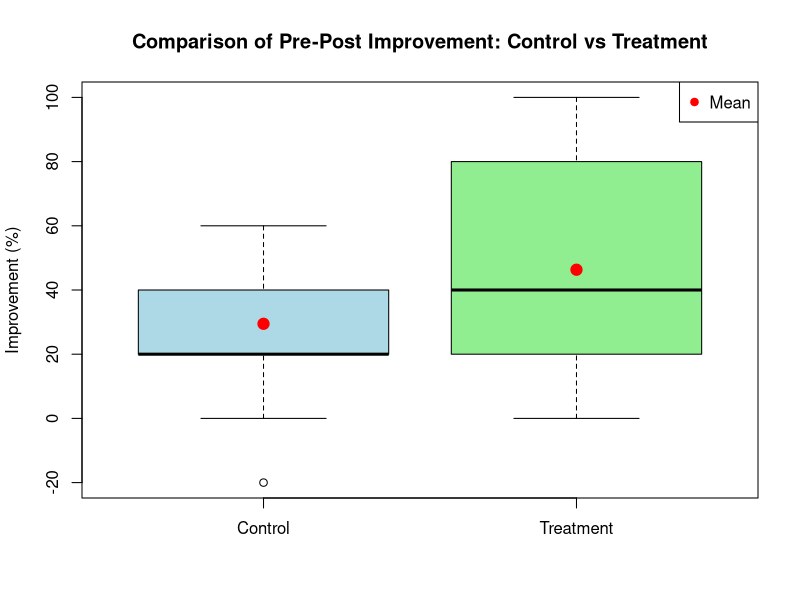
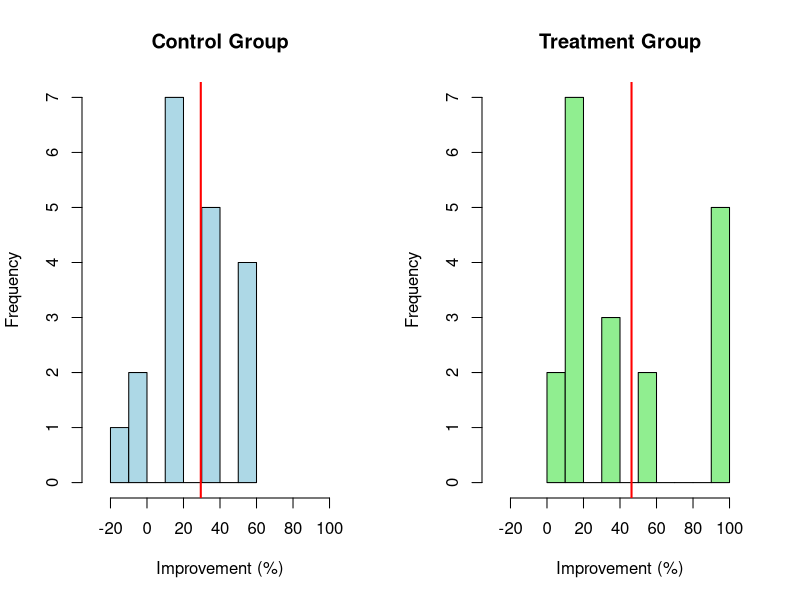

The R script that drew these images, in order:
# Statistical Analysis: Control vs Treatment Groups
# Comparing pre-post differences in correct answers

# Load required libraries
library(dplyr)
library(ggplot2)
library(car)  # For repeated measures ANOVA

# Read the data
control <- read.csv("control.csv", stringsAsFactors = FALSE)
treatment <- read.csv("treatment.csv", stringsAsFactors = FALSE)

# Clean the data - remove percentage signs and convert to numeric
clean_percentage <- function(x) {
  as.numeric(gsub("%", "", x))
}

# Extract differences column (remove last row if it's a summary)
control_diff <- clean_percentage(control$Differences[1:(nrow(control)-1)])
treatment_diff <- clean_percentage(treatment$Differences[1:nrow(treatment)])

# Also extract pre and post scores for more detailed analysis
control_pre <- clean_percentage(control$Correct.pre[1:(nrow(control)-1)])
control_post <- clean_percentage(control$Correct.post[1:(nrow(control)-1)])
treatment_pre <- clean_percentage(treatment$Correct.pre[1:nrow(treatment)])
treatment_post <- clean_percentage(treatment$Correct.post[1:nrow(treatment)])

# Create data frames for easier analysis
control_df <- data.frame(
  group = "Control",
  pre = control_pre,
  post = control_post,
  difference = control_diff
)

treatment_df <- data.frame(
  group = "Treatment",
  pre = treatment_pre,
  post = treatment_post,
  difference = treatment_diff
)

combined_df <- rbind(control_df, treatment_df)

# ============================================
# DESCRIPTIVE STATISTICS
# ============================================
cat("\n=== DESCRIPTIVE STATISTICS ===\n\n")

cat("CONTROL GROUP:\n")
cat(sprintf("  Sample size: %d\n", length(control_diff)))
cat(sprintf("  Mean difference: %.2f%%\n", mean(control_diff)))
cat(sprintf("  Median difference: %.2f%%\n", median(control_diff)))
cat(sprintf("  SD: %.2f%%\n", sd(control_diff)))
cat(sprintf("  Min: %.2f%%\n", min(control_diff)))
cat(sprintf("  Max: %.2f%%\n", max(control_diff)))
cat(sprintf("  Mean pre-score: %.2f%%\n", mean(control_pre)))
cat(sprintf("  Mean post-score: %.2f%%\n", mean(control_post)))

cat("\nTREATMENT GROUP:\n")
cat(sprintf("  Sample size: %d\n", length(treatment_diff)))
cat(sprintf("  Mean difference: %.2f%%\n", mean(treatment_diff)))
cat(sprintf("  Median difference: %.2f%%\n", median(treatment_diff)))
cat(sprintf("  SD: %.2f%%\n", sd(treatment_diff)))
cat(sprintf("  Min: %.2f%%\n", min(treatment_diff)))
cat(sprintf("  Max: %.2f%%\n", max(treatment_diff)))
cat(sprintf("  Mean pre-score: %.2f%%\n", mean(treatment_pre)))
cat(sprintf("  Mean post-score: %.2f%%\n", mean(treatment_post)))

# ============================================
# STATISTICAL TESTS
# ============================================
cat("\n=== STATISTICAL TESTS ===\n\n")

# Test for normality (Shapiro-Wilk test)
shapiro_control <- shapiro.test(control_diff)
shapiro_treatment <- shapiro.test(treatment_diff)

cat("NORMALITY TESTS (Shapiro-Wilk):\n")
cat(sprintf("  Control group: W = %.4f, p = %.4f\n", 
            shapiro_control$statistic, shapiro_control$p.value))
cat(sprintf("  Treatment group: W = %.4f, p = %.4f\n", 
            shapiro_treatment$statistic, shapiro_treatment$p.value))

if (shapiro_control$p.value < 0.05 || shapiro_treatment$p.value < 0.05) {
  cat("  -> Data may not be normally distributed\n")
} else {
  cat("  -> Data appears normally distributed\n")
}

# Test for equal variances (Levene's test via F-test)
var_test <- var.test(control_diff, treatment_diff)
cat(sprintf("\nEQUAL VARIANCES TEST (F-test):\n"))
cat(sprintf("  F = %.4f, p = %.4f\n", var_test$statistic, var_test$p.value))
if (var_test$p.value < 0.05) {
  cat("  -> Variances are significantly different (use Welch's t-test)\n")
} else {
  cat("  -> Variances are not significantly different\n")
}

# ============================================
# PAIRED T-TEST (within-group pre-post comparison)
# ============================================
cat("\n=== PAIRED T-TEST RESULTS (Pre vs Post within each group) ===\n\n")

# Paired t-test for Control group
paired_control <- t.test(control_post, control_pre, paired = TRUE)
paired_control_1t <- t.test(control_post, control_pre, paired = TRUE, alternative = "greater")

cat("CONTROL GROUP (Pre vs Post):\n")
cat("  Two-tailed paired t-test:\n")
cat(sprintf("    t = %.4f, df = %d, p = %.6f\n", 
            paired_control$statistic, paired_control$parameter, paired_control$p.value))
cat(sprintf("    Mean difference (Post - Pre): %.2f%%\n", 
            mean(control_post) - mean(control_pre)))
cat(sprintf("    95%% CI: [%.2f%%, %.2f%%]\n", 
            paired_control$conf.int[1], paired_control$conf.int[2]))
if (paired_control$p.value < 0.001) {
  cat("    -> HIGHLY SIGNIFICANT (p < 0.001) ***\n")
} else if (paired_control$p.value < 0.01) {
  cat("    -> VERY SIGNIFICANT (p < 0.01) **\n")
} else if (paired_control$p.value < 0.05) {
  cat("    -> SIGNIFICANT (p < 0.05) *\n")
} else {
  cat("    -> NOT SIGNIFICANT (p >= 0.05)\n")
}

cat("\n  One-tailed paired t-test (Post > Pre):\n")
cat(sprintf("    t = %.4f, df = %d, p = %.6f\n", 
            paired_control_1t$statistic, paired_control_1t$parameter, paired_control_1t$p.value))
cat(sprintf("    95%% CI: [%.2f%%, Inf]\n", 
            paired_control_1t$conf.int[1]))
if (paired_control_1t$p.value < 0.05) {
  cat("    -> SIGNIFICANT: Post significantly greater than Pre\n")
} else {
  cat("    -> NOT SIGNIFICANT: No significant improvement\n")
}

# Paired t-test for Treatment group
paired_treatment <- t.test(treatment_post, treatment_pre, paired = TRUE)
paired_treatment_1t <- t.test(treatment_post, treatment_pre, paired = TRUE, alternative = "greater")

cat("\nTREATMENT GROUP (Pre vs Post):\n")
cat("  Two-tailed paired t-test:\n")
cat(sprintf("    t = %.4f, df = %d, p = %.6f\n", 
            paired_treatment$statistic, paired_treatment$parameter, paired_treatment$p.value))
cat(sprintf("    Mean difference (Post - Pre): %.2f%%\n", 
            mean(treatment_post) - mean(treatment_pre)))
cat(sprintf("    95%% CI: [%.2f%%, %.2f%%]\n", 
            paired_treatment$conf.int[1], paired_treatment$conf.int[2]))
if (paired_treatment$p.value < 0.001) {
  cat("    -> HIGHLY SIGNIFICANT (p < 0.001) ***\n")
} else if (paired_treatment$p.value < 0.01) {
  cat("    -> VERY SIGNIFICANT (p < 0.01) **\n")
} else if (paired_treatment$p.value < 0.05) {
  cat("    -> SIGNIFICANT (p < 0.05) *\n")
} else {
  cat("    -> NOT SIGNIFICANT (p >= 0.05)\n")
}

cat("\n  One-tailed paired t-test (Post > Pre):\n")
cat(sprintf("    t = %.4f, df = %d, p = %.6f\n", 
            paired_treatment_1t$statistic, paired_treatment_1t$parameter, paired_treatment_1t$p.value))
cat(sprintf("    95%% CI: [%.2f%%, Inf]\n", 
            paired_treatment_1t$conf.int[1]))
if (paired_treatment_1t$p.value < 0.05) {
  cat("    -> SIGNIFICANT: Post significantly greater than Pre\n")
} else {
  cat("    -> NOT SIGNIFICANT: No significant improvement\n")
}

# ============================================
# BASELINE COMPARISON (Pre-study score difference)
# ============================================
cat("\n=== BASELINE COMPARISON (Pre-study scores) ===\n\n")
cat("Comparing Control vs Treatment groups at baseline (pre-study)\n\n")

# ============================================
# NORMALITY TESTS FOR PRE-STUDY SCORES
# ============================================
cat("=== NORMALITY TESTS FOR PRE-STUDY SCORES ===\n\n")

# Shapiro-Wilk test for normality
pre_shapiro_control <- shapiro.test(control_pre)
pre_shapiro_treatment <- shapiro.test(treatment_pre)

cat("SHAPIRO-WILK NORMALITY TEST:\n")
cat("  Control group:\n")
cat(sprintf("    W = %.4f, p = %.6f\n", 
            pre_shapiro_control$statistic, pre_shapiro_control$p.value))
if (pre_shapiro_control$p.value < 0.05) {
  cat("    -> NOT NORMALLY DISTRIBUTED (p < 0.05)\n")
} else {
  cat("    -> NORMALLY DISTRIBUTED (p >= 0.05)\n")
}

cat("\n  Treatment group:\n")
cat(sprintf("    W = %.4f, p = %.6f\n", 
            pre_shapiro_treatment$statistic, pre_shapiro_treatment$p.value))
if (pre_shapiro_treatment$p.value < 0.05) {
  cat("    -> NOT NORMALLY DISTRIBUTED (p < 0.05)\n")
} else {
  cat("    -> NORMALLY DISTRIBUTED (p >= 0.05)\n")
}

# Kolmogorov-Smirnov test (alternative normality test)
pre_ks_control <- ks.test(scale(control_pre), "pnorm")
pre_ks_treatment <- ks.test(scale(treatment_pre), "pnorm")

cat("\nKOLMOGOROV-SMIRNOV NORMALITY TEST:\n")
cat("  Control group:\n")
cat(sprintf("    D = %.4f, p = %.6f\n", 
            pre_ks_control$statistic, pre_ks_control$p.value))
if (pre_ks_control$p.value < 0.05) {
  cat("    -> NOT NORMALLY DISTRIBUTED (p < 0.05)\n")
} else {
  cat("    -> NORMALLY DISTRIBUTED (p >= 0.05)\n")
}

cat("\n  Treatment group:\n")
cat(sprintf("    D = %.4f, p = %.6f\n", 
            pre_ks_treatment$statistic, pre_ks_treatment$p.value))
if (pre_ks_treatment$p.value < 0.05) {
  cat("    -> NOT NORMALLY DISTRIBUTED (p < 0.05)\n")
} else {
  cat("    -> NORMALLY DISTRIBUTED (p >= 0.05)\n")
}

# Summary
cat("\nSUMMARY:\n")
if (pre_shapiro_control$p.value < 0.05 || pre_shapiro_treatment$p.value < 0.05) {
  cat("  -> Data may not be normally distributed\n")
  cat("  -> Consider using non-parametric tests (Wilcoxon) or robust methods\n")
} else {
  cat("  -> Data appears to be normally distributed\n")
  cat("  -> Parametric tests (t-test, ANOVA) are appropriate\n")
}

cat("\n=== STATISTICAL TESTS FOR PRE-STUDY SCORE DIFFERENCE ===\n\n")

# Independent samples t-test (Student's t-test, equal variances assumed)
pre_student_test <- t.test(control_pre, treatment_pre, var.equal = TRUE)

cat("INDEPENDENT SAMPLES T-TEST (Student's t-test, equal variances assumed):\n")
cat(sprintf("  Control group mean: %.2f%% (SD = %.2f%%)\n", 
            mean(control_pre), sd(control_pre)))
cat(sprintf("  Treatment group mean: %.2f%% (SD = %.2f%%)\n", 
            mean(treatment_pre), sd(treatment_pre)))
cat(sprintf("  Mean difference (Treatment - Control): %.2f%%\n", 
            mean(treatment_pre) - mean(control_pre)))
cat(sprintf("  t = %.4f, df = %d, p = %.6f\n", 
            pre_student_test$statistic, pre_student_test$parameter, pre_student_test$p.value))
cat(sprintf("  95%% CI: [%.2f%%, %.2f%%]\n", 
            pre_student_test$conf.int[1], pre_student_test$conf.int[2]))

if (pre_student_test$p.value < 0.001) {
  cat("  -> HIGHLY SIGNIFICANT (p < 0.001) ***\n")
} else if (pre_student_test$p.value < 0.01) {
  cat("  -> VERY SIGNIFICANT (p < 0.01) **\n")
} else if (pre_student_test$p.value < 0.05) {
  cat("  -> SIGNIFICANT (p < 0.05) *\n")
} else {
  cat("  -> NOT SIGNIFICANT (p >= 0.05)\n")
}

# Welch's t-test for pre-study scores (unequal variances)
pre_welch_test <- t.test(control_pre, treatment_pre, var.equal = FALSE)

cat("\nWELCH'S T-TEST (unequal variances assumed):\n")
cat(sprintf("  Control group mean: %.2f%% (SD = %.2f%%)\n", 
            mean(control_pre), sd(control_pre)))
cat(sprintf("  Treatment group mean: %.2f%% (SD = %.2f%%)\n", 
            mean(treatment_pre), sd(treatment_pre)))
cat(sprintf("  Mean difference (Treatment - Control): %.2f%%\n", 
            mean(treatment_pre) - mean(control_pre)))
cat(sprintf("  t = %.4f, df = %.2f, p = %.6f\n", 
            pre_welch_test$statistic, pre_welch_test$parameter, pre_welch_test$p.value))
cat(sprintf("  95%% CI: [%.2f%%, %.2f%%]\n", 
            pre_welch_test$conf.int[1], pre_welch_test$conf.int[2]))

if (pre_welch_test$p.value < 0.001) {
  cat("  -> HIGHLY SIGNIFICANT (p < 0.001) ***\n")
} else if (pre_welch_test$p.value < 0.01) {
  cat("  -> VERY SIGNIFICANT (p < 0.01) **\n")
} else if (pre_welch_test$p.value < 0.05) {
  cat("  -> SIGNIFICANT (p < 0.05) *\n")
} else {
  cat("  -> NOT SIGNIFICANT (p >= 0.05)\n")
}

# Wilcoxon rank-sum test (Mann-Whitney U test) for pre-study scores
pre_wilcoxon_test <- wilcox.test(control_pre, treatment_pre, exact = FALSE, conf.int = TRUE)

cat("\nWILCOXON RANK-SUM TEST / MANN-WHITNEY U TEST (non-parametric):\n")
cat(sprintf("  Control group median: %.2f%%\n", median(control_pre)))
cat(sprintf("  Treatment group median: %.2f%%\n", median(treatment_pre)))
cat(sprintf("  Median difference (Treatment - Control): %.2f%%\n", 
            median(treatment_pre) - median(control_pre)))
cat(sprintf("  W statistic = %.2f\n", pre_wilcoxon_test$statistic))
cat(sprintf("  p-value = %.6f\n", pre_wilcoxon_test$p.value))
if (!is.null(pre_wilcoxon_test$conf.int)) {
  cat(sprintf("  95%% CI for location shift: [%.2f%%, %.2f%%]\n", 
              pre_wilcoxon_test$conf.int[1], pre_wilcoxon_test$conf.int[2]))
}

if (pre_wilcoxon_test$p.value < 0.001) {
  cat("  -> HIGHLY SIGNIFICANT (p < 0.001) ***\n")
} else if (pre_wilcoxon_test$p.value < 0.01) {
  cat("  -> VERY SIGNIFICANT (p < 0.01) **\n")
} else if (pre_wilcoxon_test$p.value < 0.05) {
  cat("  -> SIGNIFICANT (p < 0.05) *\n")
} else {
  cat("  -> NOT SIGNIFICANT (p >= 0.05)\n")
}
cat("  Note: Using normal approximation due to ties in data\n")

# One-way ANOVA for pre-study scores
pre_anova_data <- data.frame(
  Group = factor(c(rep("Control", length(control_pre)), rep("Treatment", length(treatment_pre)))),
  Pre = c(control_pre, treatment_pre)
)

pre_anova_model <- aov(Pre ~ Group, data = pre_anova_data)
pre_anova_summary <- summary(pre_anova_model)

cat("\nONE-WAY ANOVA:\n")
cat(sprintf("  Control group mean: %.2f%% (SD = %.2f%%)\n", 
            mean(control_pre), sd(control_pre)))
cat(sprintf("  Treatment group mean: %.2f%% (SD = %.2f%%)\n", 
            mean(treatment_pre), sd(treatment_pre)))
cat(sprintf("  Mean difference (Treatment - Control): %.2f%%\n", 
            mean(treatment_pre) - mean(control_pre)))

pre_anova_p <- pre_anova_summary[[1]][["Group", "Pr(>F)"]]
cat(sprintf("  F(%d, %d) = %.4f, p = %.6f\n",
            pre_anova_summary[[1]][["Group", "Df"]],
            pre_anova_summary[[1]][["Residuals", "Df"]],
            pre_anova_summary[[1]][["Group", "F value"]],
            pre_anova_p))
if (pre_anova_p < 0.001) {
  cat("  -> HIGHLY SIGNIFICANT (p < 0.001) ***\n")
} else if (pre_anova_p < 0.01) {
  cat("  -> VERY SIGNIFICANT (p < 0.01) **\n")
} else if (pre_anova_p < 0.05) {
  cat("  -> SIGNIFICANT (p < 0.05) *\n")
} else {
  cat("  -> NOT SIGNIFICANT (p >= 0.05)\n")
}

# Calculate eta-squared for ANOVA
pre_ss_group <- pre_anova_summary[[1]][["Group", "Sum Sq"]]
pre_ss_total <- sum(pre_anova_summary[[1]][["Sum Sq"]])
pre_eta_squared <- pre_ss_group / pre_ss_total

cat("\n  Effect size (Eta-squared):\n")
cat(sprintf("    η² = %.4f\n", pre_eta_squared))
if (pre_eta_squared < 0.01) {
  cat("    -> Negligible effect\n")
} else if (pre_eta_squared < 0.06) {
  cat("    -> Small effect\n")
} else if (pre_eta_squared < 0.14) {
  cat("    -> Medium effect\n")
} else {
  cat("    -> Large effect\n")
}

cat("\n  Note: For two groups, ANOVA is equivalent to Student's t-test\n")

# Test for equal variances
pre_var_test <- var.test(control_pre, treatment_pre)
cat("\n  Variance test (F-test):\n")
cat(sprintf("    F = %.4f, p = %.6f\n", pre_var_test$statistic, pre_var_test$p.value))
if (pre_var_test$p.value < 0.05) {
  cat("    -> Variances are significantly different (Welch's t-test appropriate)\n")
} else {
  cat("    -> Variances are not significantly different\n")
}

# Effect size for pre-study difference
pre_pooled_sd <- sqrt(((length(control_pre) - 1) * var(control_pre) + 
                       (length(treatment_pre) - 1) * var(treatment_pre)) / 
                      (length(control_pre) + length(treatment_pre) - 2))
pre_cohens_d <- (mean(treatment_pre) - mean(control_pre)) / pre_pooled_sd

cat("\n  Effect size (Cohen's d):\n")
cat(sprintf("    d = %.4f\n", pre_cohens_d))
if (abs(pre_cohens_d) < 0.2) {
  cat("    -> Negligible effect\n")
} else if (abs(pre_cohens_d) < 0.5) {
  cat("    -> Small effect\n")
} else if (abs(pre_cohens_d) < 0.8) {
  cat("    -> Medium effect\n")
} else {
  cat("    -> Large effect\n")
}

# ============================================
# INDEPENDENT SAMPLES T-TEST (between-group comparison)
# ============================================
# Independent samples t-test (parametric)
# Student's t-test (equal variances assumed)
t_test_student_2t <- t.test(control_diff, treatment_diff, var.equal = TRUE)
t_test_student_1t <- t.test(control_diff, treatment_diff, var.equal = TRUE, alternative = "less")
t_test_welch <- t.test(control_diff, treatment_diff, var.equal = FALSE)

cat("\n=== INDEPENDENT SAMPLES T-TEST RESULTS (Between-group comparison) ===\n")
cat("\n1. STUDENT'S T-TEST (equal variances assumed, two-tailed):\n")
cat(sprintf("   t = %.4f, df = %d, p = %.6f\n", 
            t_test_student_2t$statistic, t_test_student_2t$parameter, t_test_student_2t$p.value))
cat(sprintf("   95%% CI: [%.2f%%, %.2f%%]\n", 
            t_test_student_2t$conf.int[1], t_test_student_2t$conf.int[2]))
if (t_test_student_2t$p.value < 0.05) {
  cat("   -> SIGNIFICANT (p < 0.05) *\n")
} else {
  cat("   -> NOT SIGNIFICANT (p >= 0.05)\n")
}

cat("\n2. STUDENT'S T-TEST (equal variances assumed, one-tailed, Treatment > Control):\n")
cat(sprintf("   t = %.4f, df = %d, p = %.6f\n", 
            t_test_student_1t$statistic, t_test_student_1t$parameter, t_test_student_1t$p.value))
cat(sprintf("   95%% CI: [-Inf, %.2f%%]\n", 
            t_test_student_1t$conf.int[2]))
if (t_test_student_1t$p.value < 0.05) {
  cat("   -> SIGNIFICANT (p < 0.05) *\n")
} else {
  cat("   -> NOT SIGNIFICANT (p >= 0.05)\n")
}

cat("\n3. WELCH'S T-TEST (unequal variances, two-tailed):\n")
cat(sprintf("   t = %.4f, df = %.2f, p = %.6f\n", 
            t_test_welch$statistic, t_test_welch$parameter, t_test_welch$p.value))
cat(sprintf("   95%% CI: [%.2f%%, %.2f%%]\n", 
            t_test_welch$conf.int[1], t_test_welch$conf.int[2]))
if (t_test_welch$p.value < 0.05) {
  cat("   -> SIGNIFICANT (p < 0.05) *\n")
} else {
  cat("   -> NOT SIGNIFICANT (p >= 0.05)\n")
}

# Mann-Whitney U test / Wilcoxon rank-sum test (non-parametric)
# Use exact=FALSE to handle ties and get approximate p-value
mw_test <- wilcox.test(control_diff, treatment_diff, exact = FALSE, conf.int = TRUE)

cat("\nWILCOXON RANK-SUM TEST / MANN-WHITNEY U TEST (non-parametric, two-tailed):\n")
cat(sprintf("  W statistic = %.2f\n", mw_test$statistic))
cat(sprintf("  p-value = %.6f\n", mw_test$p.value))
if (!is.null(mw_test$conf.int)) {
  cat(sprintf("  95%% CI for location shift: [%.2f%%, %.2f%%]\n", 
              mw_test$conf.int[1], mw_test$conf.int[2]))
}
cat("  Note: Using normal approximation due to ties in data\n")

# One-tailed Wilcoxon test (testing if treatment > control)
mw_test_onetail <- wilcox.test(control_diff, treatment_diff, exact = FALSE, 
                                alternative = "less", conf.int = TRUE)

cat("\nWILCOXON RANK-SUM TEST (one-tailed, testing Treatment > Control):\n")
cat(sprintf("  W statistic = %.2f\n", mw_test_onetail$statistic))
cat(sprintf("  p-value (one-tailed) = %.6f\n", mw_test_onetail$p.value))
if (!is.null(mw_test_onetail$conf.int)) {
  cat(sprintf("  95%% CI for location shift: [%.2f%%, Inf]\n", 
              mw_test_onetail$conf.int[1]))
}
if (mw_test_onetail$p.value < 0.05) {
  cat("  -> SIGNIFICANT: Treatment group shows significantly greater improvement\n")
} else {
  cat("  -> NOT SIGNIFICANT: No significant evidence that treatment > control\n")
}
cat("  Note: One-tailed test is more powerful for directional hypotheses\n")

# Effect size (Cohen's d)
cohens_d <- function(x, y) {
  mean_diff <- mean(x) - mean(y)
  pooled_sd <- sqrt(((length(x) - 1) * var(x) + (length(y) - 1) * var(y)) / 
                     (length(x) + length(y) - 2))
  return(mean_diff / pooled_sd)
}

effect_size <- cohens_d(treatment_diff, control_diff)
cat("\nEFFECT SIZE (Cohen's d):\n")
cat(sprintf("  d = %.4f\n", effect_size))
if (abs(effect_size) < 0.2) {
  cat("  -> Negligible effect\n")
} else if (abs(effect_size) < 0.5) {
  cat("  -> Small effect\n")
} else if (abs(effect_size) < 0.8) {
  cat("  -> Medium effect\n")
} else {
  cat("  -> Large effect\n")
}

# ============================================
# ANOVA ANALYSIS
# ============================================
cat("\n=== ANOVA ANALYSIS ===\n\n")

# Prepare data for repeated measures ANOVA
# Create long format data
n_control <- length(control_pre)
n_treatment <- length(treatment_pre)

anova_data <- data.frame(
  Subject = c(1:n_control, 1:n_treatment, 1:n_control, 1:n_treatment),
  Group = factor(c(rep("Control", n_control), rep("Treatment", n_treatment),
                   rep("Control", n_control), rep("Treatment", n_treatment))),
  Time = factor(c(rep("Pre", n_control + n_treatment), 
                  rep("Post", n_control + n_treatment))),
  Score = c(control_pre, treatment_pre, control_post, treatment_post)
)

# Mixed-design ANOVA (between-subjects: Group, within-subjects: Time)
cat("MIXED-DESIGN ANOVA (Group × Time):\n")
cat("  Between-subjects factor: Group (Control vs Treatment)\n")
cat("  Within-subjects factor: Time (Pre vs Post)\n\n")

# Fit the ANOVA model
aov_model <- aov(Score ~ Group * Time + Error(Subject/Time), data = anova_data)
aov_summary <- summary(aov_model)

# Extract results
cat("ANOVA Results:\n")

# Print full summary for debugging
# cat("\nFull ANOVA Summary:\n")
# print(aov_summary)

# Main effect of Group
if ("Error: Subject" %in% names(aov_summary)) {
  group_effect <- aov_summary[["Error: Subject"]][[1]]
  if ("Group" %in% rownames(group_effect)) {
    cat("\n  Main Effect of Group:\n")
    cat(sprintf("    F(%d, %d) = %.4f, p = %.6f\n",
                group_effect["Group", "Df"],
                group_effect["Residuals", "Df"],
                group_effect["Group", "F value"],
                group_effect["Group", "Pr(>F)"]))
    if (group_effect["Group", "Pr(>F)"] < 0.05) {
      cat("    -> SIGNIFICANT: Groups differ significantly\n")
    } else {
      cat("    -> NOT SIGNIFICANT: No significant difference between groups\n")
    }
  } else {
    cat("\n  Main Effect of Group: Not available in this model structure\n")
  }
}

# Main effect of Time and Group × Time interaction
if ("Error: Subject:Time" %in% names(aov_summary)) {
  time_effects <- aov_summary[["Error: Subject:Time"]][[1]]
  
  if ("Time" %in% rownames(time_effects)) {
    p_time_val <- time_effects["Time", "Pr(>F)"]
    if (length(p_time_val) > 0 && !is.na(p_time_val) && is.numeric(p_time_val)) {
      cat("\n  Main Effect of Time:\n")
      cat(sprintf("    F(%d, %d) = %.4f, p = %.6f\n",
                  time_effects["Time", "Df"],
                  time_effects["Residuals", "Df"],
                  time_effects["Time", "F value"],
                  p_time_val))
      if (p_time_val < 0.05) {
        cat("    -> SIGNIFICANT: Significant change from pre to post\n")
      } else {
        cat("    -> NOT SIGNIFICANT: No significant change from pre to post\n")
      }
    }
  }
  
  if ("Group:Time" %in% rownames(time_effects)) {
    p_interaction_val <- time_effects["Group:Time", "Pr(>F)"]
    if (length(p_interaction_val) > 0 && !is.na(p_interaction_val) && is.numeric(p_interaction_val)) {
      cat("\n  Group × Time Interaction:\n")
      cat(sprintf("    F(%d, %d) = %.4f, p = %.6f\n",
                  time_effects["Group:Time", "Df"],
                  time_effects["Residuals", "Df"],
                  time_effects["Group:Time", "F value"],
                  p_interaction_val))
      
      if (p_interaction_val < 0.05) {
        cat("    -> SIGNIFICANT INTERACTION: The effect of time differs between groups\n")
      } else {
        cat("    -> No significant interaction: Time effect is similar across groups\n")
      }
    }
  }
} else {
  cat("\n  Note: Mixed-design ANOVA structure may differ. Using simpler one-way ANOVA instead.\n")
}

# One-way ANOVA on improvement scores (simpler alternative)
cat("\n\nONE-WAY ANOVA (on Improvement scores):\n")
cat("  Comparing improvement between Control and Treatment groups\n\n")

anova_improvement <- aov(difference ~ group, data = combined_df)
anova_improvement_summary <- summary(anova_improvement)

cat("ANOVA Results:\n")
cat(sprintf("  F(%d, %d) = %.4f, p = %.6f\n",
            anova_improvement_summary[[1]][["group", "Df"]],
            anova_improvement_summary[[1]][["Residuals", "Df"]],
            anova_improvement_summary[[1]][["group", "F value"]],
            anova_improvement_summary[[1]][["group", "Pr(>F)"]]))

p_anova <- anova_improvement_summary[[1]][["group", "Pr(>F)"]]
if (p_anova < 0.001) {
  cat("  -> HIGHLY SIGNIFICANT (p < 0.001) ***\n")
} else if (p_anova < 0.01) {
  cat("  -> VERY SIGNIFICANT (p < 0.01) **\n")
} else if (p_anova < 0.05) {
  cat("  -> SIGNIFICANT (p < 0.05) *\n")
} else {
  cat("  -> NOT SIGNIFICANT (p >= 0.05)\n")
}

# Calculate eta-squared (effect size for ANOVA)
ss_group <- anova_improvement_summary[[1]][["group", "Sum Sq"]]
ss_total <- sum(anova_improvement_summary[[1]][["Sum Sq"]])
eta_squared <- ss_group / ss_total

cat("\n  Effect Size (Eta-squared):\n")
cat(sprintf("    η² = %.4f\n", eta_squared))
if (eta_squared < 0.01) {
  cat("    -> Negligible effect\n")
} else if (eta_squared < 0.06) {
  cat("    -> Small effect\n")
} else if (eta_squared < 0.14) {
  cat("    -> Medium effect\n")
} else {
  cat("    -> Large effect\n")
}

# ============================================
# ANCOVA ANALYSIS (Analysis of Covariance)
# ============================================
cat("\n=== ANCOVA ANALYSIS ===\n\n")
cat("ANCOVA: Post-score ~ Group + Pre-score (covariate)\n\n")

# Prepare data for ANCOVA
ancova_data <- data.frame(
  Group = factor(c(rep("Control", length(control_pre)), rep("Treatment", length(treatment_pre)))),
  Pre = c(control_pre, treatment_pre),
  Post = c(control_post, treatment_post)
)

# Fit ANCOVA model
ancova_model <- lm(Post ~ Pre + Group, data = ancova_data)
ancova_summary <- summary(ancova_model)
ancova_anova <- Anova(ancova_model, type = "II")

cat("ANCOVA Results:\n")
cat(sprintf("  Group effect: F(%d, %d) = %.4f, p = %.6f\n",
            ancova_anova["Group", "Df"],
            ancova_anova["Residuals", "Df"],
            ancova_anova["Group", "F"],
            ancova_anova["Group", "Pr(>F)"]))
cat(sprintf("  Pre-score (covariate): F(%d, %d) = %.4f, p = %.6f\n",
            ancova_anova["Pre", "Df"],
            ancova_anova["Residuals", "Df"],
            ancova_anova["Pre", "F"],
            ancova_anova["Pre", "Pr(>F)"]))

p_ancova <- ancova_anova["Group", "Pr(>F)"]
if (p_ancova < 0.001) {
  cat("  -> HIGHLY SIGNIFICANT (p < 0.001) ***\n")
} else if (p_ancova < 0.01) {
  cat("  -> VERY SIGNIFICANT (p < 0.01) **\n")
} else if (p_ancova < 0.05) {
  cat("  -> SIGNIFICANT (p < 0.05) *\n")
} else {
  cat("  -> NOT SIGNIFICANT (p >= 0.05)\n")
}

# Calculate adjusted means (LS means)
# Using the model to predict at grand mean of Pre
grand_mean_pre <- mean(c(control_pre, treatment_pre))
ancova_coef <- coef(ancova_model)

# Adjusted means
control_adj_mean <- ancova_coef["(Intercept)"] + ancova_coef["Pre"] * grand_mean_pre
treatment_adj_mean <- ancova_coef["(Intercept)"] + ancova_coef["GroupTreatment"] + 
                       ancova_coef["Pre"] * grand_mean_pre

# Calculate adjusted CI using model SE
# Get standard errors for predictions
pred_control <- predict(ancova_model, 
                       newdata = data.frame(Group = "Control", Pre = grand_mean_pre),
                       se.fit = TRUE, interval = "confidence")
pred_treatment <- predict(ancova_model,
                         newdata = data.frame(Group = "Treatment", Pre = grand_mean_pre),
                         se.fit = TRUE, interval = "confidence")

control_adj_ci_lower <- pred_control$fit[1, "lwr"]
control_adj_ci_upper <- pred_control$fit[1, "upr"]
treatment_adj_ci_lower <- pred_treatment$fit[1, "lwr"]
treatment_adj_ci_upper <- pred_treatment$fit[1, "upr"]

cat("\n  Adjusted Means (LS means at grand mean of Pre = ", sprintf("%.2f%%", grand_mean_pre), "):\n")
cat(sprintf("    Control: %.2f%% (95%% CI: [%.2f%%, %.2f%%])\n",
            control_adj_mean, control_adj_ci_lower, control_adj_ci_upper))
cat(sprintf("    Treatment: %.2f%% (95%% CI: [%.2f%%, %.2f%%])\n",
            treatment_adj_mean, treatment_adj_ci_lower, treatment_adj_ci_upper))
cat(sprintf("    Difference (adjusted): %.2f%%\n", treatment_adj_mean - control_adj_mean))

# Calculate adjusted improvement (Post - Pre adjusted)
control_adj_improvement <- control_adj_mean - grand_mean_pre
treatment_adj_improvement <- treatment_adj_mean - grand_mean_pre

cat("\n  Adjusted Improvement (Post - Pre at grand mean):\n")
cat(sprintf("    Control: %.2f%%\n", control_adj_improvement))
cat(sprintf("    Treatment: %.2f%%\n", treatment_adj_improvement))
cat(sprintf("    Difference: %.2f%%\n", treatment_adj_improvement - control_adj_improvement))

# Store adjusted values for use in visualization
ancova_adjusted_means <- list(
  control_pre = grand_mean_pre,
  control_post = control_adj_mean,
  control_improvement = control_adj_improvement,
  treatment_pre = grand_mean_pre,
  treatment_post = treatment_adj_mean,
  treatment_improvement = treatment_adj_improvement,
  control_post_ci_lower = control_adj_ci_lower,
  control_post_ci_upper = control_adj_ci_upper,
  treatment_post_ci_lower = treatment_adj_ci_lower,
  treatment_post_ci_upper = treatment_adj_ci_upper,
  control_improvement_ci_lower = control_adj_ci_lower - grand_mean_pre,
  control_improvement_ci_upper = control_adj_ci_upper - grand_mean_pre,
  treatment_improvement_ci_lower = treatment_adj_ci_lower - grand_mean_pre,
  treatment_improvement_ci_upper = treatment_adj_ci_upper - grand_mean_pre
)

# Save ANCOVA results for visualization script
save(ancova_adjusted_means, p_ancova, file = "ancova_results.RData")

# ============================================
# SUMMARY AND INTERPRETATION
# ============================================
cat("\n=== SUMMARY ===\n\n")
cat(sprintf("Mean difference in improvement:\n"))
cat(sprintf("  Control: %.2f%%\n", mean(control_diff)))
cat(sprintf("  Treatment: %.2f%%\n", mean(treatment_diff)))
cat(sprintf("  Difference: %.2f%%\n", mean(treatment_diff) - mean(control_diff)))

cat("\nSTATISTICAL SIGNIFICANCE:\n\n")
cat("Within-group comparisons (Paired t-tests):\n")
cat(sprintf("  Control group (Pre vs Post, two-tailed): p = %.6f\n", paired_control$p.value))
cat(sprintf("  Control group (Pre vs Post, one-tailed): p = %.6f\n", paired_control_1t$p.value))
cat(sprintf("  Treatment group (Pre vs Post, two-tailed): p = %.6f\n", paired_treatment$p.value))
cat(sprintf("  Treatment group (Pre vs Post, one-tailed): p = %.6f\n", paired_treatment_1t$p.value))

cat("\nBetween-group comparisons:\n")
# Collect all p-values
p_value_student_2t <- t_test_student_2t$p.value
p_value_student_1t <- t_test_student_1t$p.value
p_value_t <- t_test_welch$p.value
p_value_w <- mw_test$p.value
p_value_w_onetail <- mw_test_onetail$p.value
cat(sprintf("    p-value (Student's t-test, two-tailed): %.6f\n", p_value_student_2t))
cat(sprintf("    p-value (Student's t-test, one-tailed): %.6f\n", p_value_student_1t))
cat(sprintf("    p-value (Welch's t-test, two-tailed): %.6f\n", p_value_t))
cat(sprintf("    p-value (Wilcoxon rank-sum test, two-tailed): %.6f\n", p_value_w))
cat(sprintf("    p-value (Wilcoxon rank-sum test, one-tailed): %.6f\n", p_value_w_onetail))
cat(sprintf("    p-value (One-way ANOVA): %.6f\n", p_anova))
cat(sprintf("    p-value (ANCOVA): %.6f\n", p_ancova))

cat("\n  Paired t-test interpretation (within-group):\n")
cat("    Control group (Pre vs Post, two-tailed):\n")
cat(sprintf("      p = %.6f", paired_control$p.value))
if (paired_control$p.value < 0.001) {
  cat(" -> HIGHLY SIGNIFICANT (p < 0.001) ***\n")
} else if (paired_control$p.value < 0.01) {
  cat(" -> VERY SIGNIFICANT (p < 0.01) **\n")
} else if (paired_control$p.value < 0.05) {
  cat(" -> SIGNIFICANT (p < 0.05) *\n")
} else {
  cat(" -> NOT SIGNIFICANT (p >= 0.05)\n")
}

cat("    Control group (Pre vs Post, one-tailed):\n")
cat(sprintf("      p = %.6f", paired_control_1t$p.value))
if (paired_control_1t$p.value < 0.001) {
  cat(" -> HIGHLY SIGNIFICANT (p < 0.001) ***\n")
} else if (paired_control_1t$p.value < 0.01) {
  cat(" -> VERY SIGNIFICANT (p < 0.01) **\n")
} else if (paired_control_1t$p.value < 0.05) {
  cat(" -> SIGNIFICANT (p < 0.05) *\n")
} else {
  cat(" -> NOT SIGNIFICANT (p >= 0.05)\n")
}

cat("    Treatment group (Pre vs Post, two-tailed):\n")
cat(sprintf("      p = %.6f", paired_treatment$p.value))
if (paired_treatment$p.value < 0.001) {
  cat(" -> HIGHLY SIGNIFICANT (p < 0.001) ***\n")
} else if (paired_treatment$p.value < 0.01) {
  cat(" -> VERY SIGNIFICANT (p < 0.01) **\n")
} else if (paired_treatment$p.value < 0.05) {
  cat(" -> SIGNIFICANT (p < 0.05) *\n")
} else {
  cat(" -> NOT SIGNIFICANT (p >= 0.05)\n")
}

cat("    Treatment group (Pre vs Post, one-tailed):\n")
cat(sprintf("      p = %.6f", paired_treatment_1t$p.value))
if (paired_treatment_1t$p.value < 0.001) {
  cat(" -> HIGHLY SIGNIFICANT (p < 0.001) ***\n")
} else if (paired_treatment_1t$p.value < 0.01) {
  cat(" -> VERY SIGNIFICANT (p < 0.01) **\n")
} else if (paired_treatment_1t$p.value < 0.05) {
  cat(" -> SIGNIFICANT (p < 0.05) *\n")
} else {
  cat(" -> NOT SIGNIFICANT (p >= 0.05)\n")
}

cat("\n  Student's t-test (two-tailed) interpretation:\n")
if (p_value_student_2t < 0.001) {
  cat("    -> HIGHLY SIGNIFICANT (p < 0.001) ***\n")
} else if (p_value_student_2t < 0.01) {
  cat("    -> VERY SIGNIFICANT (p < 0.01) **\n")
} else if (p_value_student_2t < 0.05) {
  cat("    -> SIGNIFICANT (p < 0.05) *\n")
} else {
  cat("    -> NOT SIGNIFICANT (p >= 0.05)\n")
}

cat("\n  Student's t-test (one-tailed, Treatment > Control) interpretation:\n")
if (p_value_student_1t < 0.001) {
  cat("    -> HIGHLY SIGNIFICANT (p < 0.001) ***\n")
} else if (p_value_student_1t < 0.01) {
  cat("    -> VERY SIGNIFICANT (p < 0.01) **\n")
} else if (p_value_student_1t < 0.05) {
  cat("    -> SIGNIFICANT (p < 0.05) *\n")
} else {
  cat("    -> NOT SIGNIFICANT (p >= 0.05)\n")
}

cat("\n  Welch's t-test interpretation:\n")
if (p_value_t < 0.001) {
  cat("    -> HIGHLY SIGNIFICANT (p < 0.001) ***\n")
} else if (p_value_t < 0.01) {
  cat("    -> VERY SIGNIFICANT (p < 0.01) **\n")
} else if (p_value_t < 0.05) {
  cat("    -> SIGNIFICANT (p < 0.05) *\n")
} else {
  cat("    -> NOT SIGNIFICANT (p >= 0.05)\n")
}

cat("\n  Wilcoxon test (two-tailed) interpretation:\n")
if (p_value_w < 0.001) {
  cat("    -> HIGHLY SIGNIFICANT (p < 0.001) ***\n")
} else if (p_value_w < 0.01) {
  cat("    -> VERY SIGNIFICANT (p < 0.01) **\n")
} else if (p_value_w < 0.05) {
  cat("    -> SIGNIFICANT (p < 0.05) *\n")
} else {
  cat("    -> NOT SIGNIFICANT (p >= 0.05)\n")
}

cat("\n  Wilcoxon test (one-tailed, Treatment > Control) interpretation:\n")
if (p_value_w_onetail < 0.001) {
  cat("    -> HIGHLY SIGNIFICANT (p < 0.001) ***\n")
} else if (p_value_w_onetail < 0.01) {
  cat("    -> VERY SIGNIFICANT (p < 0.01) **\n")
} else if (p_value_w_onetail < 0.05) {
  cat("    -> SIGNIFICANT (p < 0.05) *\n")
} else {
  cat("    -> NOT SIGNIFICANT (p >= 0.05)\n")
}

cat("\n  ANOVA interpretation:\n")
if (p_anova < 0.001) {
  cat("    -> HIGHLY SIGNIFICANT (p < 0.001) ***\n")
} else if (p_anova < 0.01) {
  cat("    -> VERY SIGNIFICANT (p < 0.01) **\n")
} else if (p_anova < 0.05) {
  cat("    -> SIGNIFICANT (p < 0.05) *\n")
} else {
  cat("    -> NOT SIGNIFICANT (p >= 0.05)\n")
}

cat("\n  ANCOVA interpretation (adjusted for pre-score):\n")
if (p_ancova < 0.001) {
  cat("    -> HIGHLY SIGNIFICANT (p < 0.001) ***\n")
} else if (p_ancova < 0.01) {
  cat("    -> VERY SIGNIFICANT (p < 0.01) **\n")
} else if (p_ancova < 0.05) {
  cat("    -> SIGNIFICANT (p < 0.05) *\n")
} else {
  cat("    -> NOT SIGNIFICANT (p >= 0.05)\n")
}

# Use ANCOVA p-value for conclusion (most appropriate when controlling for baseline)
p_value <- p_ancova

cat("\nCONCLUSION:\n")
cat("  Two-tailed tests:\n")
if (mean(treatment_diff) > mean(control_diff)) {
  if (p_value < 0.05) {
    cat("    The treatment group showed significantly greater improvement\n")
    cat("    compared to the control group.\n")
  } else {
    cat("    The treatment group showed greater improvement than the control group,\n")
    cat("    but the difference is not statistically significant.\n")
  }
} else {
  if (p_value < 0.05) {
    cat("    The control group showed significantly greater improvement\n")
    cat("    compared to the treatment group.\n")
  } else {
    cat("    There is no statistically significant difference between groups.\n")
  }
}

cat("\n  One-tailed tests:\n")
cat("  Student's t-test (testing Treatment > Control):\n")
if (mean(treatment_diff) > mean(control_diff)) {
  if (p_value_student_1t < 0.05) {
    cat(sprintf("    SIGNIFICANT: Treatment group shows significantly greater improvement\n"))
    cat(sprintf("    than control group (one-tailed test, p = %.6f).\n", p_value_student_1t))
  } else {
    cat(sprintf("    NOT SIGNIFICANT: No significant evidence that treatment > control\n"))
    cat(sprintf("    (one-tailed test, p = %.6f).\n", p_value_student_1t))
  }
} else {
  cat("    Note: One-tailed test not applicable (treatment not greater than control)\n")
}

cat("\n  One-tailed Wilcoxon test (testing Treatment > Control):\n")
if (mean(treatment_diff) > mean(control_diff)) {
  if (p_value_w_onetail < 0.05) {
    cat(sprintf("    SIGNIFICANT: Treatment group shows significantly greater improvement\n"))
    cat(sprintf("    than control group (one-tailed test, p = %.6f).\n", p_value_w_onetail))
  } else {
    cat(sprintf("    NOT SIGNIFICANT: No significant evidence that treatment > control\n"))
    cat(sprintf("    (one-tailed test, p = %.6f).\n", p_value_w_onetail))
  }
} else {
  cat("    Note: One-tailed test not applicable (treatment not greater than control)\n")
}

# ============================================
# VISUALIZATION
# ============================================
# Create boxplot
png("difference_comparison.png", width = 800, height = 600)
boxplot(control_diff, treatment_diff,
        names = c("Control", "Treatment"),
        ylab = "Improvement (%)",
        main = "Comparison of Pre-Post Improvement: Control vs Treatment",
        col = c("lightblue", "lightgreen"))
points(1, mean(control_diff), col = "red", pch = 19, cex = 1.5)
points(2, mean(treatment_diff), col = "red", pch = 19, cex = 1.5)
legend("topright", legend = c("Mean"), col = "red", pch = 19)
dev.off()

# Create histogram comparison
png("difference_histogram.png", width = 1000, height = 600)
par(mfrow = c(1, 2))
hist(control_diff, breaks = 10, main = "Control Group", 
     xlab = "Improvement (%)", col = "lightblue", xlim = c(-30, 110))
abline(v = mean(control_diff), col = "red", lwd = 2)
hist(treatment_diff, breaks = 10, main = "Treatment Group", 
     xlab = "Improvement (%)", col = "lightgreen", xlim = c(-30, 110))
abline(v = mean(treatment_diff), col = "red", lwd = 2)
dev.off()

cat("\nVisualizations saved:\n")
cat("  - difference_comparison.png (boxplot)\n")
cat("  - difference_histogram.png (histograms)\n")
